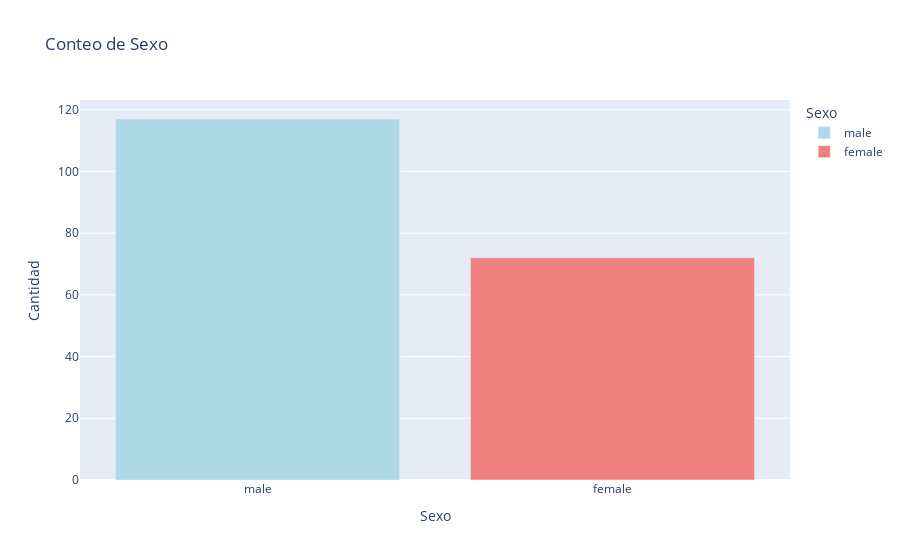

The cell this chart's notebook holds for it:
### Markdown cell above
#### ¿Qué sexo está más presente en los datos?

### Code cell
# Crear un DataFrame con el conteo de valores de edad
conteo_sexo = df['sexo'].value_counts().reset_index()
conteo_sexo.columns = ['Sexo', 'Conteo']

# Crear gráfica de barras
fig = px.bar(conteo_sexo, x='Sexo', y='Conteo', title='Conteo de Sexo',
             labels={'Sexo': 'Sexo', 'Conteo': 'Cantidad'}, color='Sexo',
             color_discrete_map={'female': 'lightcoral', 'male': 'lightblue'})

# Desplegar figura
fig.show()

### Figure 1 — Plotly figure (JSON) as saved in the notebook; plotly's stock layout.template omitted (floating-point values rounded to 4 significant figures)
{"data": [{"alignmentgroup": "True", "hovertemplate": "Sexo=%{x}<br>Cantidad=%{y}<extra></extra>", "legendgroup": "male", "marker": {"color": "lightblue", "pattern": {"shape": ""}}, "name": "male", "offsetgroup": "male", "orientation": "v", "showlegend": true, "textposition": "auto", "type": "bar", "x": ["male"], "xaxis": "x", "y": [117], "yaxis": "y"}, {"alignmentgroup": "True", "hovertemplate": "Sexo=%{x}<br>Cantidad=%{y}<extra></extra>", "legendgroup": "female", "marker": {"color": "lightcoral", "pattern": {"shape": ""}}, "name": "female", "offsetgroup": "female", "orientation": "v", "showlegend": true, "textposition": "auto", "type": "bar", "x": ["female"], "xaxis": "x", "y": [72], "yaxis": "y"}], "layout": {"barmode": "relative", "legend": {"title": {"text": "Sexo"}, "tracegroupgap": 0}, "title": {"text": "Conteo de Sexo"}, "xaxis": {"anchor": "y", "categoryarray": ["male", "female"], "categoryorder": "array", "domain": [0, 1], "title": {"text": "Sexo"}}, "yaxis": {"anchor": "x", "domain": [0, 1], "title": {"text": "Cantidad"}}}}
